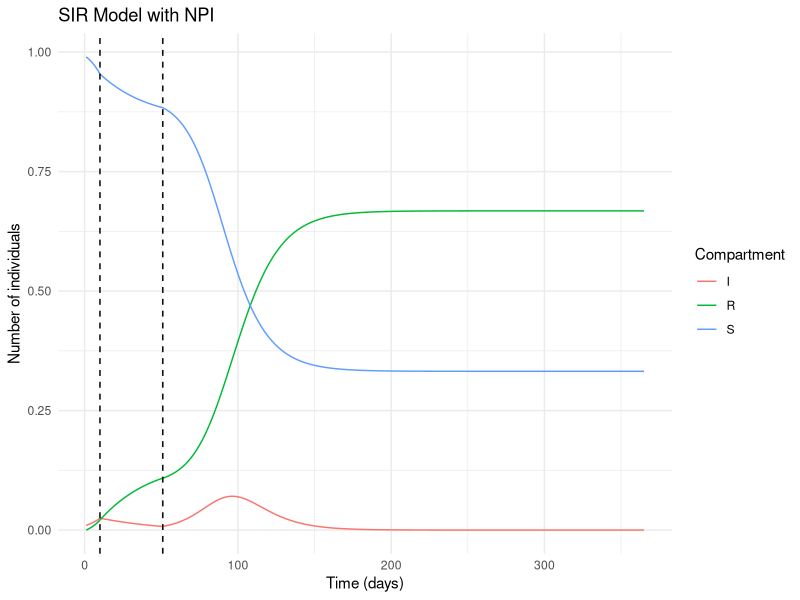

Here is the R script that generated this plot:
## ---- chunk 1
knitr::opts_chunk$set(
  echo = TRUE,
  warning = TRUE,
  message = TRUE
)
## ---- chunk 2
# Define the SIR model differential equations
sir_npi <- function(t, y, parms) {
  with(as.list(c(y, parms)), {
    # Time-varying transmission rate
    beta <- ifelse(t < t_NPI_start | t > t_NPI_end, beta_0, (1 - epsilon) * beta_0)
    # SIR model
    dS <- -beta * S * I 
    dI <- beta * S * I - gamma * I
    dR <- gamma * I
    list(c(dS, dI, dR))
  })
}

## ---- chunk 3
# The initial conditions
# Population size
N  <- 1 
I_0 <- 0.01
R_0 <- 0
# Initial conditions for S, I, R
inits <- c(S = N - I_0, I = I_0, R = R_0)
## ---- chunk 4
# Parameters
R0 <- 2
infectious_period <- 7
# Remember gamma = 1/ infectious_period as discussed earlier
gamma <- 1/infectious_period 
beta_0 <- 0.25
epsilon <- 0.5

# Combine the parameters
parms <- c(
  beta_0 = beta_0,
  gamma = gamma,
  epsilon = epsilon
)
## ---- chunk 5
dt <- 1:365
## ---- chunk 6
# Time at which the NPI is implemented
npi_times <- c(t_NPI_start = 10, t_NPI_end = 51) # 21 days of NPI  
## ---- chunk 7
# Load necessary packages
library(deSolve)
# Integrate the SIR equations over the time grid
output <- lsoda(
  y = inits,
  times = dt,
  func = sir_npi,
  parms = c(parms, npi_times)
)

# Convert the output to a data frame
output_df <- as.data.frame(output)
head(output_df)
## ---- chunk 8
# Load necessary packages
library(tidyr)
library(ggplot2)
# Convert the output to long format
output_df <- output_df |> pivot_longer(
  cols = -time,
  names_to = "compartment",
  values_to = "value"
)
# Plot the data using ggplot2
sir_npi_plot <- ggplot(
  data = output_df,
  aes(
    x = time,
    y = value,
    color = compartment
  )) +
  geom_line() +
  # Add a vertical line to indicate the times of NPI implementation
  geom_vline(
    xintercept = npi_times["t_NPI_start"],
    linetype = "dashed",
    color = "black"
  ) +
  geom_vline(
    xintercept = npi_times["t_NPI_end"],
    linetype = "dashed",
    color = "black"
  ) + 
  # Add labels
  labs(
    title = "SIR Model with NPI",
    x = "Time (days)",
    y = "Number of individuals",
    color = "Compartment"
  ) +
  theme_minimal()
plot(sir_npi_plot)
